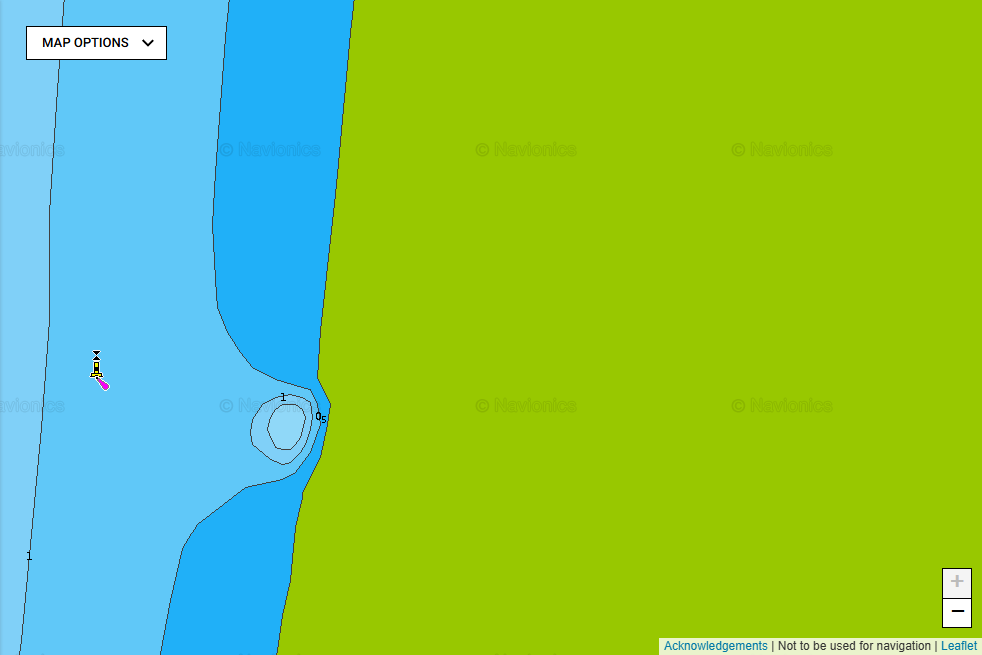
#> input picture 07_scale/shapes/borth-coastal-defence-reef/3d/src/navionics/sonar_z18_shade04.0.png, 982 x 655 px, found by its file name
$ python navionics_polys.py
#> lines starting #> are read from the running program, lines starting #| are printed output that depends on the picture; after the words box and inside, x2 and y2 are one past the last pixel; in counts of white or black regions, pixels touching at a corner belong together
"""navionics_polys.py (verifier 2026-10-07): polygons of the Navionics SonarChart shoal contours around Narrowneck from the saved screenshots
src/navionics/sonar_z18_shade00.0.png (contour lines) and sonar_z18_shade04.0.png (area shallower than 4 m filled blue).
Georeference ASSUMPTION (same as the tracer): map centre = reef centroid (-27.986629, 153.434052) = image centre pixel, z18 Web-Mercator
0.5273 m/px (0.597164 * cos(lat)).  This is only good to ~20 m: the app does not show coordinates in the screenshot.
Writes navionics_polys.json (canonical metres + lat/lon)."""
import numpy as np, cv2, json, math, os
from PIL import Image
HERE=os.path.dirname(os.path.abspath(__file__)); ROOT=os.path.dirname(HERE)
N=ROOT+"/src/navionics/"
lat0,lon0=-27.986629,153.434052
mpp=0.597164*math.cos(math.radians(lat0))
im4=np.asarray(Image.open(N+"sonar_z18_shade04.0.png").convert("RGB")).astype(int)
H,W,_=im4.shape; cx,cy=W/2,H/2
# line mask: dark grey/black thin lines (not magenta symbols, not red dots)
line=((im4.max(axis=2)<110)).astype(np.uint8)
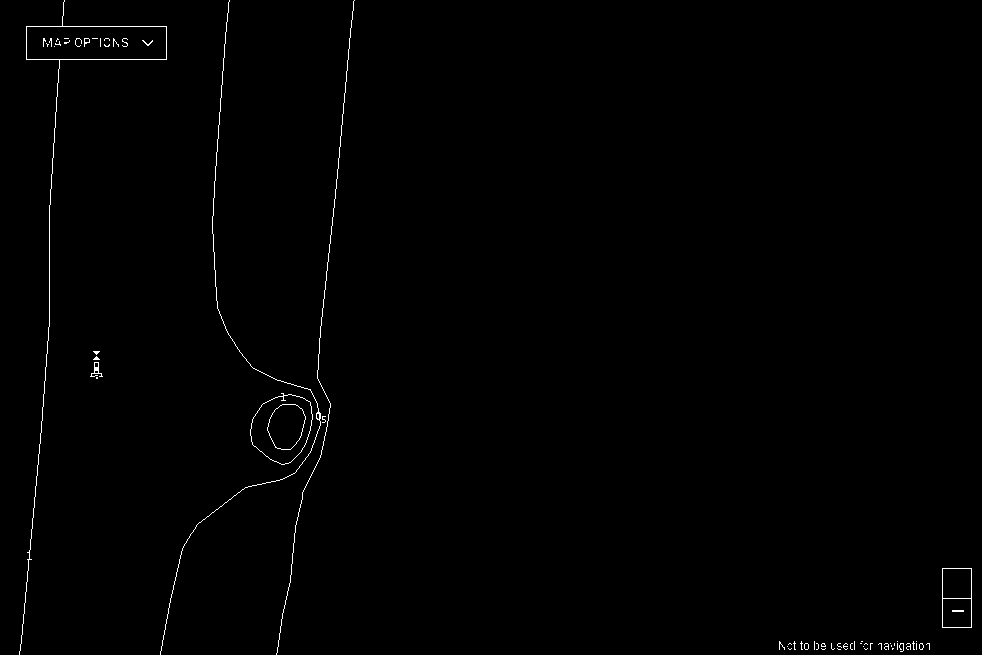
#> line: shape (655, 982); values 0 (black) and 1 (white), 0.55% white in thin lines or dots
blue=((np.abs(im4[...,0]-190)<25)&(np.abs(im4[...,1]-225)<20)&(im4[...,2]>235)).astype(np.uint8)
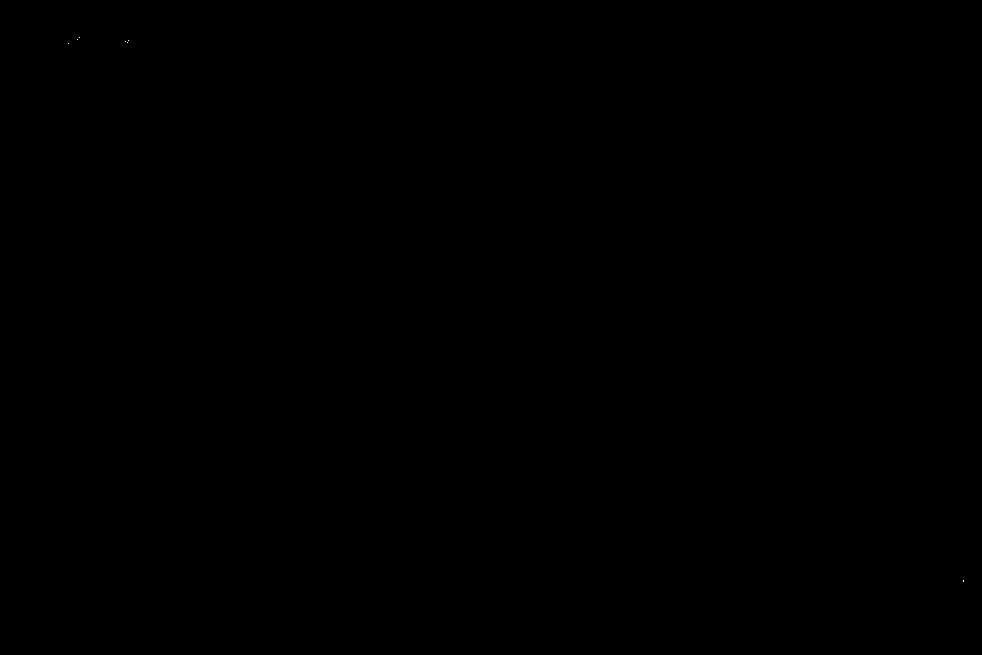
#> blue: shape (655, 982); values 0 (black) and 1 (white), 0% white in thin lines or dots, all inside (x1, y1, x2, y2) = (68, 37, 964, 582)
n,lab,st,cen=cv2.connectedComponentsWithStats(blue,8)
#> lab: shape (655, 982) int32; 8 distinct labels, from 0 to 7
#> n = 8; st = [[0, 0, 982, 655, 643202], [79, 37, 1, 1, 1], [77, 39, 1, 1, 1], [125, 41, 1, 1, 1], [128, 40, 1, 1, 1], [68, 43, 1, 1, 1], [127, 42, 1, 1, 1], [963, 580, 1, 2, 2]]; cen = [[490.5, 327], [79, 37], [77, 39], [125, 41], [128, 40], [68, 43], [127, 42], [963, 580.5]]
shoals=[(int(st[i,4]),tuple(cen[i])) for i in range(1,n) if 80<st[i,4]<5000]
#> shoals = []
print("blue shoals (area px, centroid)",shoals)
#| blue shoals (area px, centroid) []
def loop_from_seed(seed):
    free=(1-cv2.dilate(line,np.ones((3,3),np.uint8))).astype(np.uint8)
    n2,lab2,st2,_=cv2.connectedComponentsWithStats(free,4)
    l=lab2[seed[1],seed[0]]; reg=(lab2==l).astype(np.uint8)
    return reg,int(st2[l,4])
out={}
def to_m(pts):
    # pts px -> east/north metres from map centre -> canonical
    E=(pts[:,0]-cx)*mpp; Nn=-(pts[:,1]-cy)*mpp
    # canonical origin = lat -27.986800, lon 153.431127
    olat,olon=-27.986800,153.431127
    E0=math.radians(lon0-olon)*6378137*math.cos(math.radians(lat0)); N0=math.radians(lat0-olat)*6378137
    E+=E0; Nn+=N0
    b=math.radians(356.212)
    x=E*math.sin(b)+Nn*math.cos(b); y=E*math.sin(b+math.pi/2)+Nn*math.cos(b+math.pi/2)
    return np.c_[x,y]
def to_ll(pts):
    E=(pts[:,0]-cx)*mpp; Nn=-(pts[:,1]-cy)*mpp
    return [[lat0+math.degrees(n_/6378137), lon0+math.degrees(e/(6378137*math.cos(math.radians(lat0))))] for e,n_ in zip(E,Nn)]
res=[]
for name,seed in [("N_arm_4.5m_loop",(456,297)),("S_arm_4.5m_loop",(441,437))]:
    reg,a=loop_from_seed(seed); print(name,"region px",a)
    cn,_=cv2.findContours(reg,cv2.RETR_EXTERNAL,cv2.CHAIN_APPROX_NONE); c=max(cn,key=cv2.contourArea)[:,0,:].astype(np.float32)
    ap=cv2.approxPolyDP(c.reshape(-1,1,2),1.2,True)[:,0,:].astype(float)
    res.append((name,"4.5",ap))
#> this loop made 2 passes
#> (n2 in loop_from_seed, l in loop_from_seed, a) on passes 1 to 2: (24, 4, 428348), (24, 4, 428348)
#> pass 1, in loop_from_seed, `free=(1-cv2.dilate(line,np.ones((3,3),np.uint8))).astype(np.uint8)`:
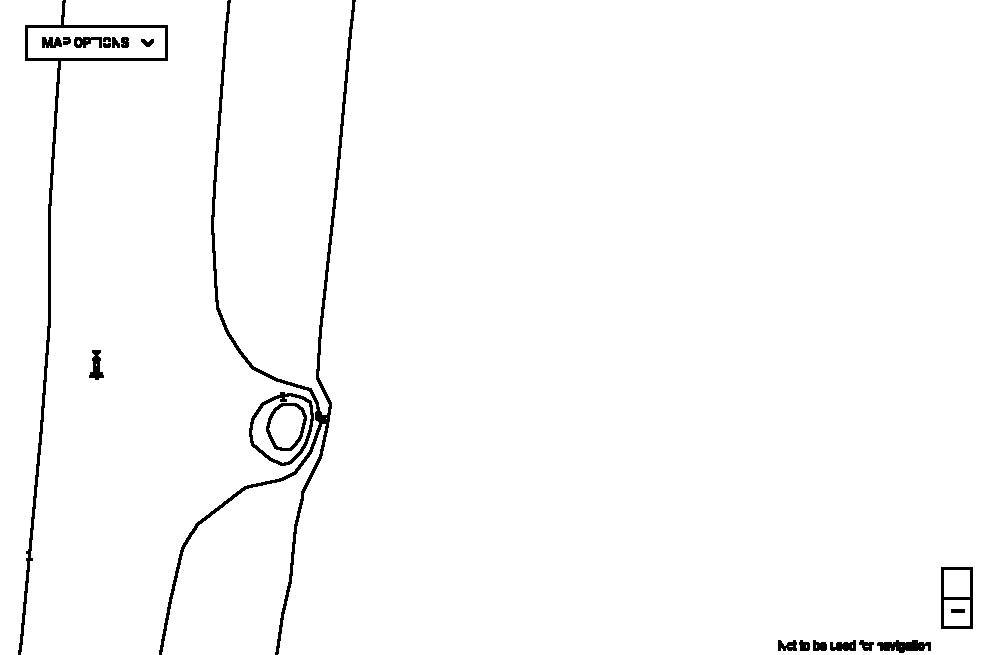
#> free: shape (655, 982); values 0 (black) and 1 (white), 98.2% white; 21 black regions, largest, box (x1, y1, x2, y2) and area: (159, 0, 356, 655) 4864, (18, 0, 168, 655) 2995, (249, 392, 314, 466) 751
#> pass 1, in loop_from_seed, `n2,lab2,st2,_=cv2.connectedComponentsWithStats(free,4)`:
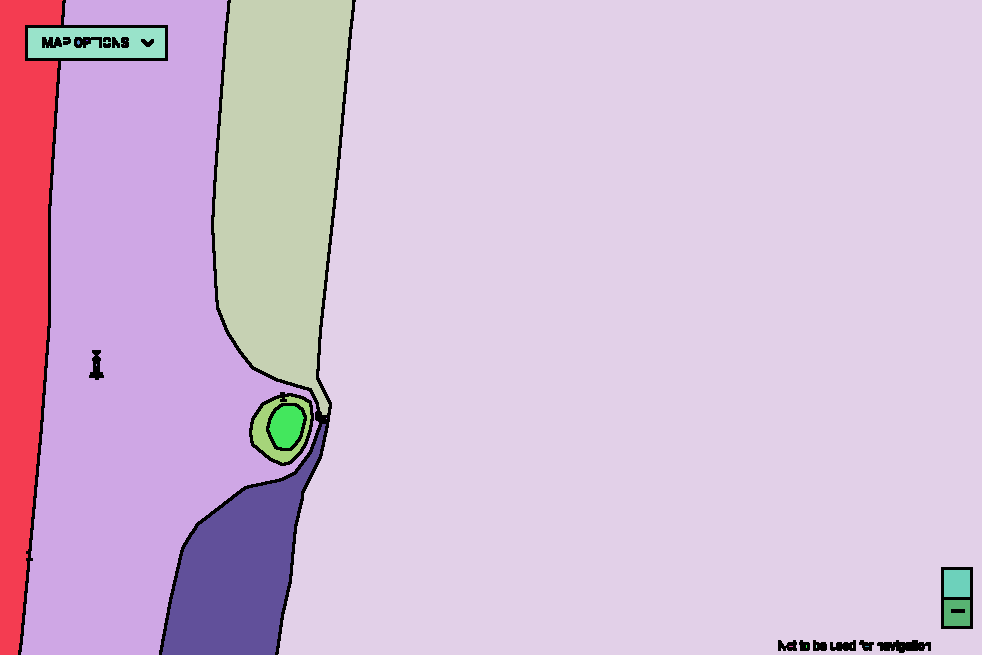
#> lab2: shape (655, 982) int32; 24 distinct labels, from 0 to 23; one colour per label, 0 black
#> pass 1, in loop_from_seed, `reg = (lab2 == l).astype(np.uint8)`:
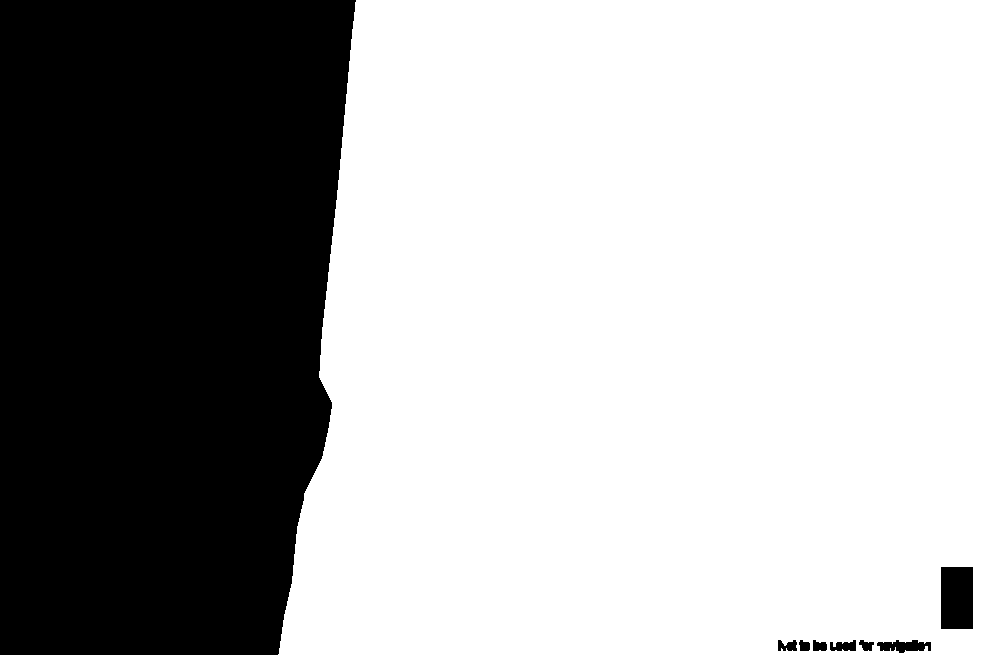
#> reg: shape (655, 982); values 0 (black) and 1 (white), 66.6% white; 8 black regions, largest, box (x1, y1, x2, y2) and area: (0, 0, 356, 655) 211719, (941, 567, 973, 629) 1984, (877, 640, 931, 653) 463
#> after the loop, res = 2 items
# 4.0 m shoals from blue
for i in range(1,n):
    if 80<st[i,4]<5000:
        cn,_=cv2.findContours((lab==i).astype(np.uint8),cv2.RETR_EXTERNAL,cv2.CHAIN_APPROX_NONE); c=max(cn,key=cv2.contourArea)[:,0,:].astype(np.float32)
        ap=cv2.approxPolyDP(c.reshape(-1,1,2),1.0,True)[:,0,:].astype(float)
        res.append(("shoal_4.0m_%s"%("N" if cen[i][1]<cy else "S"),"4.0",ap))
from shapely.geometry import Polygon
for name,lev,ap in res:
    m=to_m(ap); pg=Polygon(m)
    out[name]={"level_m":float(lev),"canonical_m":m.round(2).tolist(),"latlon":[[round(a,7),round(b,7)] for a,b in to_ll(ap)],"area_m2":pg.area,"bounds":[round(v,1) for v in pg.bounds],"centroid_m":[round(v,1) for v in pg.centroid.coords[0]]}
    print(name,"area m2",round(pg.area),"bounds",out[name]["bounds"],"centroid",out[name]["centroid_m"])
#> this loop made 2 passes
#> (name, lev, olat in to_m, olon in to_m, E0 in to_m, N0 in to_m, b in to_m) on passes 1 to 2: ('N_arm_4.5m_loop', '4.5', -27.99, 153.4, 287.5, 19.04, 6.22), ('S_arm_4.5m_loop', '4.5', -27.99, 153.4, 287.5, 19.04, 6.22)
#> (printed output is left out)
#> after the loop, out = 2 items
json.dump(out,open(HERE+"/navionics_polys.json","w"))

$ run again, with 07_scale/shapes/borth-coastal-defence-reef/3d/src/navionics/sonar_z17_shade00.0.png copied over 07_scale/shapes/borth-coastal-defence-reef/3d/src/navionics/sonar_z18_shade04.0.png
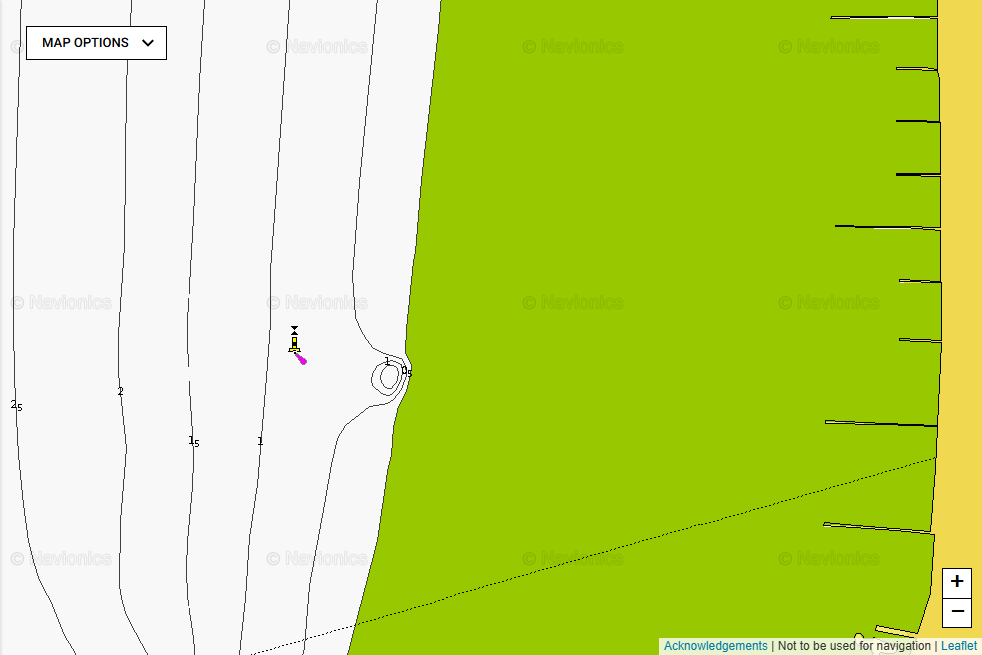
#> input picture 07_scale/shapes/borth-coastal-defence-reef/3d/src/navionics/sonar_z17_shade00.0.png, 982 x 655 px, found by its file name
#> `line=((im4.max(axis=2)<110)).astype(np.uint8)`:
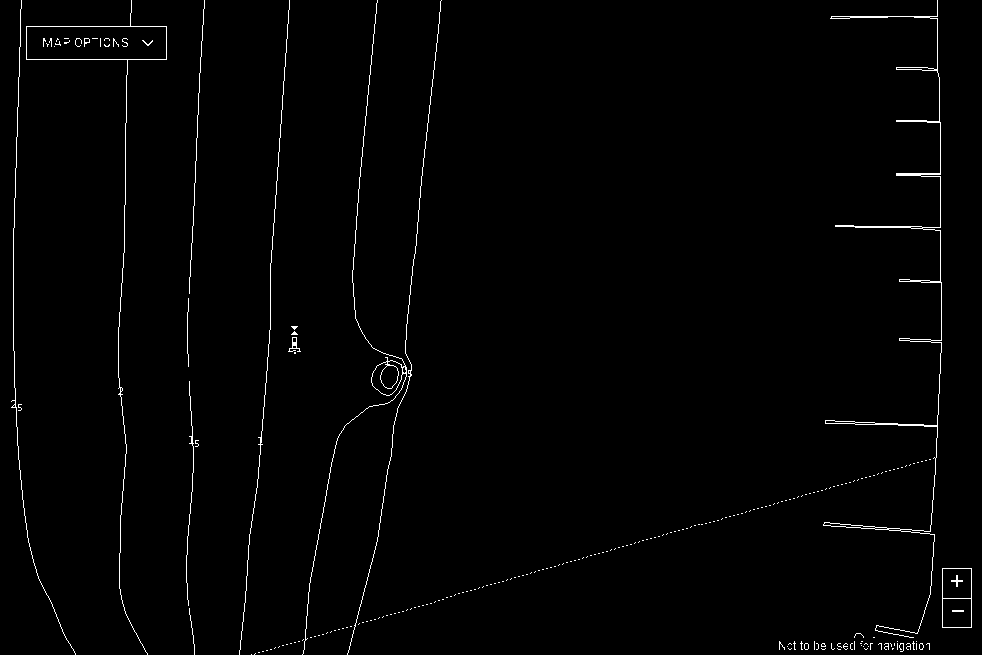
#> line: shape (655, 982); values 0 (black) and 1 (white), 1.2% white in thin lines or dots
#> blue: shape (655, 982); values 0 (black) and 1 (white), 0% white in thin lines or dots, all inside (x1, y1, x2, y2) = (68, 37, 129, 44)
#> lab: shape (655, 982) int32; 7 distinct labels, from 0 to 6
#> n = 7; st = [[0, 0, 982, 655, 643204], [79, 37, 1, 1, 1], [77, 39, 1, 1, 1], [125, 41, 1, 1, 1], [128, 40, 1, 1, 1], [68, 43, 1, 1, 1], [127, 42, 1, 1, 1]]; cen = [[490.5, 327], [79, 37], [77, 39], [125, 41], [128, 40], [68, 43], [127, 42]]
#> shoals = []
#| blue shoals (area px, centroid) []
#> the loop `for name,seed in [("N_arm_4.5m_loop",(456,297)),("S_arm_4.5m_loop",(44..` made 2 passes
#> (n2 in loop_from_seed, l in loop_from_seed, a) on passes 1 to 2: (35, 6, 278731), (35, 6, 278731)
#> pass 1, in loop_from_seed, `reg = (lab2 == l).astype(np.uint8)`:
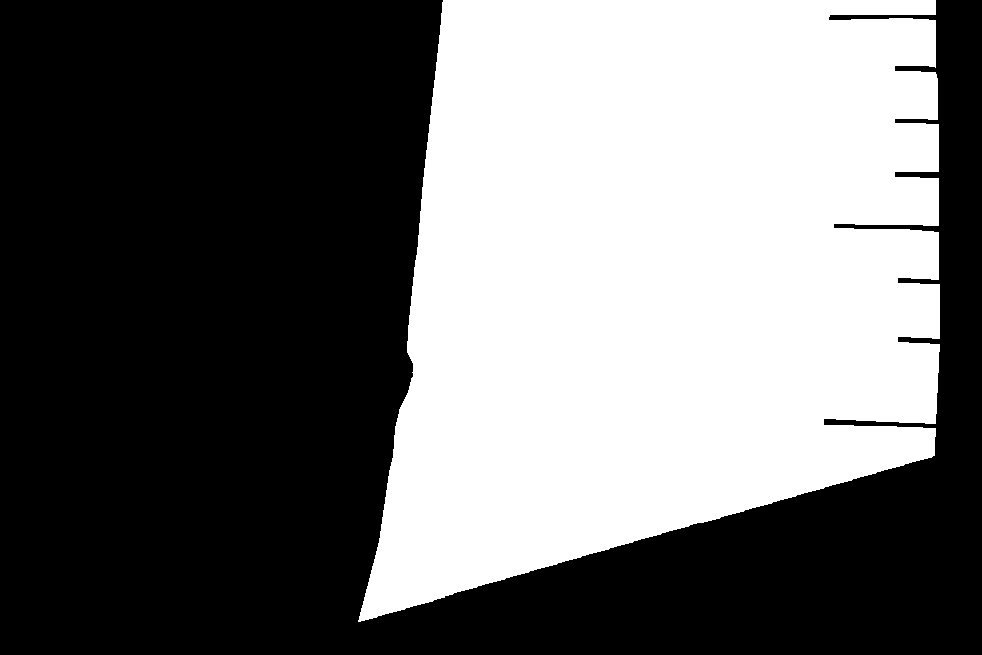
#> reg: shape (655, 982); values 0 (black) and 1 (white), 43.3% white; 1 white region, box (x1, y1, x2, y2) and area: (358, 0, 940, 622) 278731
#> after the loop `for name,seed in [("N_arm_4.5m_loop",(456,297)),("S_arm_4.5m_loop",(44..`: res = 2 items
#> the loop `for name,lev,ap in res:` made 2 passes
#> (name, lev, olat in to_m, olon in to_m, E0 in to_m, N0 in to_m, b in to_m) on passes 1 to 2: ('N_arm_4.5m_loop', '4.5', -27.99, 153.4, 287.5, 19.04, 6.22), ('S_arm_4.5m_loop', '4.5', -27.99, 153.4, 287.5, 19.04, 6.22)
#> (printed output is left out)
